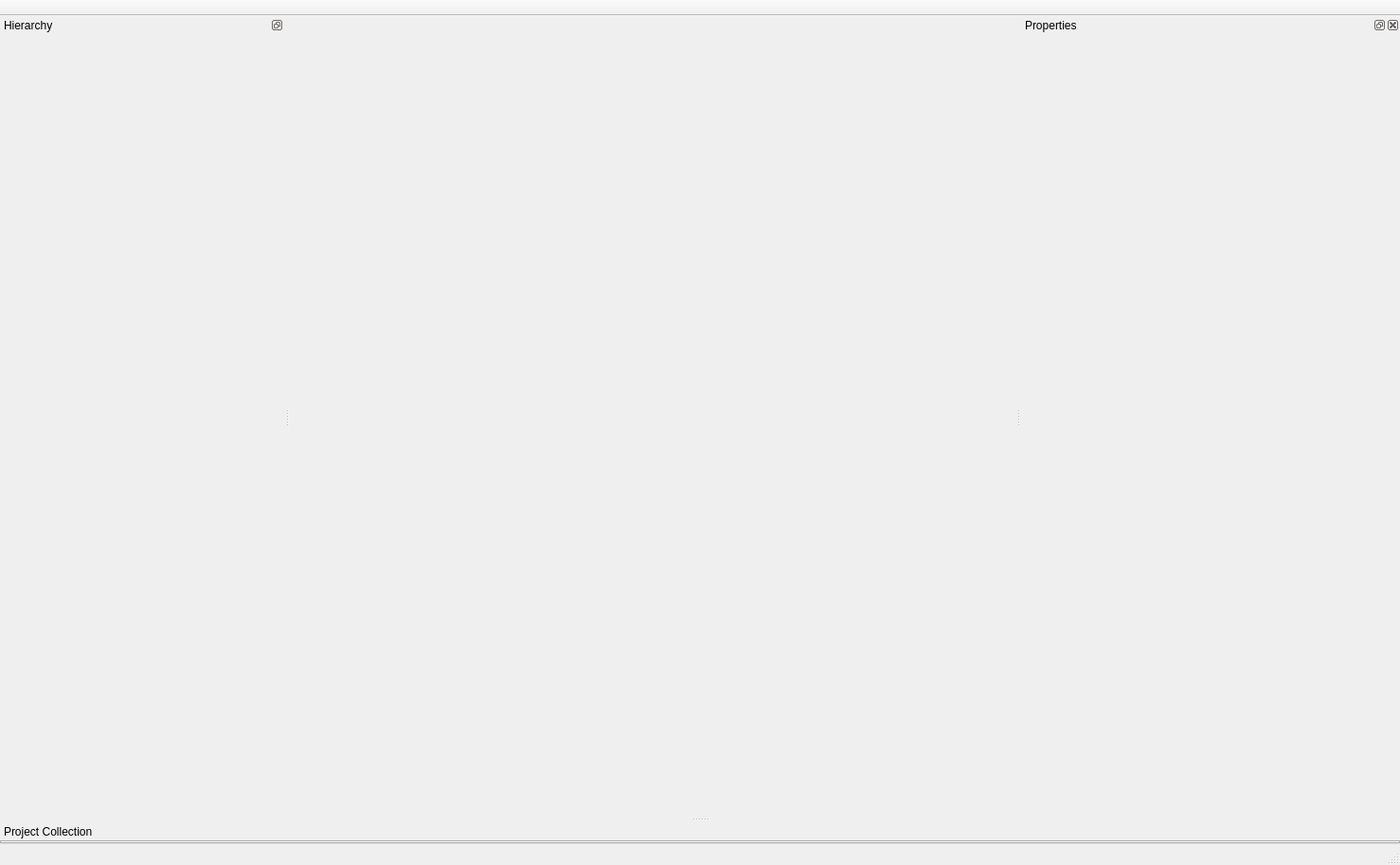
<?xml version="1.0" encoding="UTF-8"?>
<ui version="4.0">
 <class>Turquoise2DEditor</class>
 <widget class="QMainWindow" name="Turquoise2DEditor">
  <property name="windowModality">
   <enum>Qt::NonModal</enum>
  </property>
  <property name="geometry">
   <rect>
    <x>0</x>
    <y>0</y>
    <width>1478</width>
    <height>913</height>
   </rect>
  </property>
  <property name="sizePolicy">
   <sizepolicy hsizetype="Preferred" vsizetype="Preferred">
    <horstretch>0</horstretch>
    <verstretch>0</verstretch>
   </sizepolicy>
  </property>
  <property name="focusPolicy">
   <enum>Qt::ClickFocus</enum>
  </property>
  <property name="windowTitle">
   <string>Turquoise2D Editor</string>
  </property>
  <property name="documentMode">
   <bool>false</bool>
  </property>
  <property name="tabShape">
   <enum>QTabWidget::Rounded</enum>
  </property>
  <property name="dockNestingEnabled">
   <bool>false</bool>
  </property>
  <widget class="QWidget" name="centralWidget">
   <property name="minimumSize">
    <size>
     <width>300</width>
     <height>0</height>
    </size>
   </property>
   <layout class="QVBoxLayout" name="verticalLayout_2">
    <property name="sizeConstraint">
     <enum>QLayout::SetDefaultConstraint</enum>
    </property>
    <property name="leftMargin">
     <number>6</number>
    </property>
    <property name="topMargin">
     <number>6</number>
    </property>
    <property name="rightMargin">
     <number>6</number>
    </property>
    <property name="bottomMargin">
     <number>6</number>
    </property>
    <item>
     <widget class="QTabWidget" name="scenesTab">
      <property name="sizePolicy">
       <sizepolicy hsizetype="Preferred" vsizetype="Preferred">
        <horstretch>0</horstretch>
        <verstretch>0</verstretch>
       </sizepolicy>
      </property>
      <property name="minimumSize">
       <size>
        <width>300</width>
        <height>0</height>
       </size>
      </property>
      <property name="tabPosition">
       <enum>QTabWidget::North</enum>
      </property>
      <property name="tabShape">
       <enum>QTabWidget::Rounded</enum>
      </property>
      <property name="currentIndex">
       <number>-1</number>
      </property>
      <property name="elideMode">
       <enum>Qt::ElideLeft</enum>
      </property>
      <property name="documentMode">
       <bool>true</bool>
      </property>
      <property name="tabsClosable">
       <bool>true</bool>
      </property>
      <property name="movable">
       <bool>true</bool>
      </property>
     </widget>
    </item>
   </layout>
  </widget>
  <widget class="QToolBar" name="mainToolBar">
   <property name="layoutDirection">
    <enum>Qt::LeftToRight</enum>
   </property>
   <property name="movable">
    <bool>false</bool>
   </property>
   <property name="allowedAreas">
    <set>Qt::TopToolBarArea</set>
   </property>
   <property name="floatable">
    <bool>true</bool>
   </property>
   <attribute name="toolBarArea">
    <enum>TopToolBarArea</enum>
   </attribute>
   <attribute name="toolBarBreak">
    <bool>false</bool>
   </attribute>
  </widget>
  <widget class="QStatusBar" name="statusBar"/>
  <widget class="QDockWidget" name="project_collection">
   <property name="features">
    <set>QDockWidget::DockWidgetMovable</set>
   </property>
   <property name="allowedAreas">
    <set>Qt::BottomDockWidgetArea|Qt::LeftDockWidgetArea|Qt::RightDockWidgetArea</set>
   </property>
   <property name="windowTitle">
    <string>Project Collection</string>
   </property>
   <attribute name="dockWidgetArea">
    <number>8</number>
   </attribute>
   <widget class="QWidget" name="pc_dock">
    <layout class="QVBoxLayout" name="verticalLayout">
     <property name="spacing">
      <number>0</number>
     </property>
     <property name="leftMargin">
      <number>0</number>
     </property>
     <property name="topMargin">
      <number>0</number>
     </property>
     <property name="rightMargin">
      <number>0</number>
     </property>
     <property name="bottomMargin">
      <number>0</number>
     </property>
     <item>
      <widget class="QTabWidget" name="pc_tabs">
       <property name="layoutDirection">
        <enum>Qt::LeftToRight</enum>
       </property>
       <property name="inputMethodHints">
        <set>Qt::ImhNone</set>
       </property>
       <property name="tabPosition">
        <enum>QTabWidget::North</enum>
       </property>
       <property name="tabShape">
        <enum>QTabWidget::Rounded</enum>
       </property>
       <property name="currentIndex">
        <number>-1</number>
       </property>
       <property name="elideMode">
        <enum>Qt::ElideRight</enum>
       </property>
       <property name="usesScrollButtons">
        <bool>false</bool>
       </property>
      </widget>
     </item>
    </layout>
   </widget>
  </widget>
  <widget class="QDockWidget" name="scene_hierarchy">
   <property name="sizePolicy">
    <sizepolicy hsizetype="Preferred" vsizetype="Preferred">
     <horstretch>0</horstretch>
     <verstretch>0</verstretch>
    </sizepolicy>
   </property>
   <property name="baseSize">
    <size>
     <width>300</width>
     <height>0</height>
    </size>
   </property>
   <property name="features">
    <set>QDockWidget::DockWidgetFloatable|QDockWidget::DockWidgetMovable</set>
   </property>
   <property name="allowedAreas">
    <set>Qt::BottomDockWidgetArea|Qt::LeftDockWidgetArea|Qt::RightDockWidgetArea</set>
   </property>
   <property name="windowTitle">
    <string>Hierarchy</string>
   </property>
   <attribute name="dockWidgetArea">
    <number>1</number>
   </attribute>
   <widget class="QWidget" name="hierarchyLayout">
    <property name="sizePolicy">
     <sizepolicy hsizetype="Ignored" vsizetype="Preferred">
      <horstretch>0</horstretch>
      <verstretch>0</verstretch>
     </sizepolicy>
    </property>
    <property name="minimumSize">
     <size>
      <width>300</width>
      <height>0</height>
     </size>
    </property>
    <property name="sizeIncrement">
     <size>
      <width>300</width>
      <height>0</height>
     </size>
    </property>
    <property name="baseSize">
     <size>
      <width>300</width>
      <height>0</height>
     </size>
    </property>
    <layout class="QVBoxLayout" name="verticalLayout_3">
     <property name="leftMargin">
      <number>6</number>
     </property>
     <property name="topMargin">
      <number>6</number>
     </property>
     <property name="rightMargin">
      <number>6</number>
     </property>
     <property name="bottomMargin">
      <number>6</number>
     </property>
    </layout>
   </widget>
  </widget>
  <widget class="QDockWidget" name="properties">
   <property name="sizePolicy">
    <sizepolicy hsizetype="Preferred" vsizetype="Preferred">
     <horstretch>0</horstretch>
     <verstretch>0</verstretch>
    </sizepolicy>
   </property>
   <property name="minimumSize">
    <size>
     <width>400</width>
     <height>38</height>
    </size>
   </property>
   <property name="maximumSize">
    <size>
     <width>524287</width>
     <height>524287</height>
    </size>
   </property>
   <property name="sizeIncrement">
    <size>
     <width>0</width>
     <height>0</height>
    </size>
   </property>
   <property name="baseSize">
    <size>
     <width>300</width>
     <height>0</height>
    </size>
   </property>
   <property name="cursor">
    <cursorShape>ArrowCursor</cursorShape>
   </property>
   <property name="floating">
    <bool>false</bool>
   </property>
   <property name="allowedAreas">
    <set>Qt::BottomDockWidgetArea|Qt::LeftDockWidgetArea|Qt::RightDockWidgetArea</set>
   </property>
   <property name="windowTitle">
    <string>Properties</string>
   </property>
   <attribute name="dockWidgetArea">
    <number>2</number>
   </attribute>
   <widget class="QWidget" name="p_dock">
    <property name="enabled">
     <bool>true</bool>
    </property>
    <property name="minimumSize">
     <size>
      <width>0</width>
      <height>0</height>
     </size>
    </property>
    <layout class="QVBoxLayout" name="verticalLayout_4">
     <property name="leftMargin">
      <number>0</number>
     </property>
     <property name="topMargin">
      <number>0</number>
     </property>
     <property name="rightMargin">
      <number>0</number>
     </property>
     <property name="bottomMargin">
      <number>0</number>
     </property>
     <item>
      <widget class="PropertiesPanel" name="propPanel" native="true">
       <property name="sizePolicy">
        <sizepolicy hsizetype="Ignored" vsizetype="Ignored">
         <horstretch>0</horstretch>
         <verstretch>0</verstretch>
        </sizepolicy>
       </property>
       <property name="sizeIncrement">
        <size>
         <width>0</width>
         <height>0</height>
        </size>
       </property>
       <property name="baseSize">
        <size>
         <width>0</width>
         <height>0</height>
        </size>
       </property>
      </widget>
     </item>
    </layout>
   </widget>
  </widget>
  <widget class="QMenuBar" name="menuBar">
   <property name="geometry">
    <rect>
     <x>0</x>
     <y>0</y>
     <width>1478</width>
     <height>22</height>
    </rect>
   </property>
  </widget>
 </widget>
 <layoutdefault spacing="6" margin="11"/>
 <customwidgets>
  <customwidget>
   <class>PropertiesPanel</class>
   <extends>QWidget</extends>
   <header location="global">Properties/propertiespanel.h</header>
   <container>1</container>
  </customwidget>
 </customwidgets>
 <resources/>
 <connections/>
</ui>
